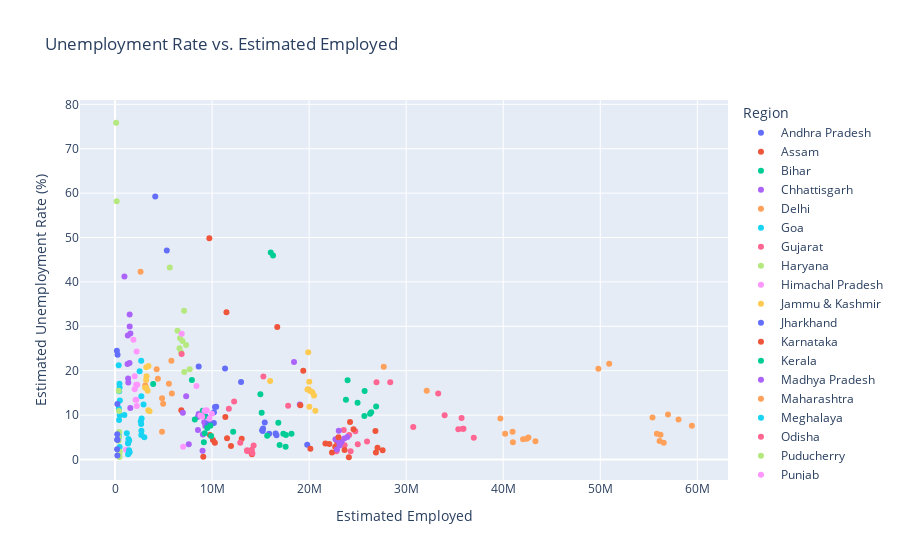

Notebook source saved alongside this figure:
### Markdown cell above
## Scatter Plot for Unemployment Rate vs. Estimated Employed

### Code cell
scatter_plot = px.scatter(df1, x='Estimated Employed', y='Estimated Unemployment Rate (%)',
                          color='Region', title='Unemployment Rate vs. Estimated Employed', template='plotly')
scatter_plot.show()

### Figure 1 — Plotly figure (JSON) as saved in the notebook; plotly's stock layout.template omitted (floating-point values rounded to 4 significant figures)
{"data": [{"hovertemplate": "Region=Andhra Pradesh<br>Estimated Employed=%{x}<br>Estimated Unemployment Rate (%)=%{y}<extra></extra>", "legendgroup": "Andhra Pradesh", "marker": {"color": "#636efa", "symbol": "circle"}, "mode": "markers", "name": "Andhra Pradesh", "orientation": "v", "showlegend": true, "type": "scatter", "x": [16635535, 16545652, 15881197, 11336911, 12988845, 19805400, 15431615, 15251776, 15220312, 15157557], "xaxis": "x", "y": [5.48, 5.83, 5.79, 20.51, 17.43, 3.31, 8.34, 6.96, 6.4, 6.59], "yaxis": "y"}, {"hovertemplate": "Region=Assam<br>Estimated Employed=%{x}<br>Estimated Unemployment Rate (%)=%{y}<extra></extra>", "legendgroup": "Assam", "marker": {"color": "#EF553B", "symbol": "circle"}, "mode": "markers", "name": "Assam", "orientation": "v", "showlegend": true, "type": "scatter", "x": [13051904, 10088268, 11542888, 6830817, 11367897, 9095944, 10286757, 9781310, 14107641, 11949329], "xaxis": "x", "y": [4.66, 4.41, 4.77, 11.06, 9.55, 0.6, 3.77, 5.53, 1.19, 3.02], "yaxis": "y"}, {"hovertemplate": "Region=Bihar<br>Estimated Employed=%{x}<br>Estimated Unemployment Rate (%)=%{y}<extra></extra>", "legendgroup": "Bihar", "marker": {"color": "#00cc96", "symbol": "circle"}, "mode": "markers", "name": "Bihar", "orientation": "v", "showlegend": true, "type": "scatter", "x": [26397671, 26281655, 25717519, 16046236, 16280203, 23963933, 24989370, 23795534, 26902907, 25693252], "xaxis": "x", "y": [10.61, 10.29, 15.43, 46.64, 45.96, 17.82, 12.79, 13.44, 11.91, 9.82], "yaxis": "y"}, {"hovertemplate": "Region=Chhattisgarh<br>Estimated Employed=%{x}<br>Estimated Unemployment Rate (%)=%{y}<extra></extra>", "legendgroup": "Chhattisgarh", "marker": {"color": "#ab63fa", "symbol": "circle"}, "mode": "markers", "name": "Chhattisgarh", "orientation": "v", "showlegend": true, "type": "scatter", "x": [8552172, 9195114, 9302317, 7600448, 6991217, 7332807, 8620294, 9050422, 9021854, 8546847], "xaxis": "x", "y": [9.65, 8.38, 7.54, 3.41, 10.5, 14.23, 10.27, 5.63, 1.96, 6.62], "yaxis": "y"}, {"hovertemplate": "Region=Delhi<br>Estimated Employed=%{x}<br>Estimated Unemployment Rate (%)=%{y}<extra></extra>", "legendgroup": "Delhi", "marker": {"color": "#FFA15A", "symbol": "circle"}, "mode": "markers", "name": "Delhi", "orientation": "v", "showlegend": true, "type": "scatter", "x": [5805284, 5856307, 5553805, 3119274, 2632404, 4418914, 4291053, 4850107, 4958373, 4842698], "xaxis": "x", "y": [22.23, 14.84, 17.04, 16.68, 42.27, 18.19, 20.3, 13.79, 12.53, 6.27], "yaxis": "y"}, {"hovertemplate": "Region=Goa<br>Estimated Employed=%{x}<br>Estimated Unemployment Rate (%)=%{y}<extra></extra>", "legendgroup": "Goa", "marker": {"color": "#19d3f3", "symbol": "circle"}, "mode": "markers", "name": "Goa", "orientation": "v", "showlegend": true, "type": "scatter", "x": [416750, 478068, 411761, 500614, 378244, 489111, 458876, 473016, 425004, 392304], "xaxis": "x", "y": [8.89, 2.81, 5.25, 13.31, 21.25, 9.96, 17.07, 16.21, 15.38, 11.54], "yaxis": "y"}, {"hovertemplate": "Region=Gujarat<br>Estimated Employed=%{x}<br>Estimated Unemployment Rate (%)=%{y}<extra></extra>", "legendgroup": "Gujarat", "marker": {"color": "#FF6692", "symbol": "circle"}, "mode": "markers", "name": "Gujarat", "orientation": "v", "showlegend": true, "type": "scatter", "x": [24126346, 24757795, 23566641, 15288878, 17836936, 23657055, 24276120, 22817232, 25010199, 25970259], "xaxis": "x", "y": [5.54, 6.38, 6.66, 18.71, 12.11, 3.2, 1.84, 1.87, 3.42, 4.03], "yaxis": "y"}, {"hovertemplate": "Region=Haryana<br>Estimated Employed=%{x}<br>Estimated Unemployment Rate (%)=%{y}<extra></extra>", "legendgroup": "Haryana", "marker": {"color": "#B6E880", "symbol": "circle"}, "mode": "markers", "name": "Haryana", "orientation": "v", "showlegend": true, "type": "scatter", "x": [7693231, 7322942, 6641555, 5647630, 6437868, 6951934, 6800652, 7113788, 7132439, 6698551], "xaxis": "x", "y": [20.34, 25.77, 25.05, 43.22, 29.02, 26.7, 24.18, 33.5, 19.68, 27.31], "yaxis": "y"}, {"hovertemplate": "Region=Himachal Pradesh<br>Estimated Employed=%{x}<br>Estimated Unemployment Rate (%)=%{y}<extra></extra>", "legendgroup": "Himachal Pradesh", "marker": {"color": "#FF97FF", "symbol": "circle"}, "mode": "markers", "name": "Himachal Pradesh", "orientation": "v", "showlegend": true, "type": "scatter", "x": [2287632, 2180268, 2021858, 1131128, 1897639, 2199683, 2229456, 2029740, 2237480, 2123965], "xaxis": "x", "y": [16.83, 16.84, 18.76, 2.2, 26.95, 13.47, 24.31, 15.79, 12.04, 13.46], "yaxis": "y"}, {"hovertemplate": "Region=Jammu & Kashmir<br>Estimated Employed=%{x}<br>Estimated Unemployment Rate (%)=%{y}<extra></extra>", "legendgroup": "Jammu & Kashmir", "marker": {"color": "#FECB52", "symbol": "circle"}, "mode": "markers", "name": "Jammu & Kashmir", "orientation": "v", "showlegend": true, "type": "scatter", "x": [3453025, 3223513, 3359107, 3246493, 3202336, 3558889, 3429950, 3210281, 3106691], "xaxis": "x", "y": [21.08, 20.78, 15.5, 18.74, 17.92, 10.88, 11.09, 16.17, 16.14], "yaxis": "y"}, {"hovertemplate": "Region=Jharkhand<br>Estimated Employed=%{x}<br>Estimated Unemployment Rate (%)=%{y}<extra></extra>", "legendgroup": "Jharkhand", "marker": {"color": "#636efa", "symbol": "circle"}, "mode": "markers", "name": "Jharkhand", "orientation": "v", "showlegend": true, "type": "scatter", "x": [10198029, 10425425, 9638115, 5335262, 4145385, 8622722, 9521900, 9331640, 10185670, 10302276], "xaxis": "x", "y": [10.61, 11.85, 8.23, 47.09, 59.23, 20.95, 7.63, 9.76, 8.24, 11.8], "yaxis": "y"}, {"hovertemplate": "Region=Karnataka<br>Estimated Employed=%{x}<br>Estimated Unemployment Rate (%)=%{y}<extra></extra>", "legendgroup": "Karnataka", "marker": {"color": "#EF553B", "symbol": "circle"}, "mode": "markers", "name": "Karnataka", "orientation": "v", "showlegend": true, "type": "scatter", "x": [22688028, 21677719, 22079653, 16718395, 19397853, 24215057, 22885616, 24094289, 20127176, 22356390], "xaxis": "x", "y": [2.86, 3.61, 3.46, 29.84, 19.97, 8.44, 4.01, 0.5, 2.41, 1.58], "yaxis": "y"}, {"hovertemplate": "Region=Kerala<br>Estimated Employed=%{x}<br>Estimated Unemployment Rate (%)=%{y}<extra></extra>", "legendgroup": "Kerala", "marker": {"color": "#00cc96", "symbol": "circle"}, "mode": "markers", "name": "Kerala", "orientation": "v", "showlegend": true, "type": "scatter", "x": [9904534, 9828023, 8221728, 3933276, 7921962, 9228268, 9504420, 9031944, 9240913, 9152881], "xaxis": "x", "y": [5.31, 7.6, 8.99, 16.99, 17.88, 9.71, 7.09, 10.98, 5.91, 3.88], "yaxis": "y"}, {"hovertemplate": "Region=Madhya Pradesh<br>Estimated Employed=%{x}<br>Estimated Unemployment Rate (%)=%{y}<extra></extra>", "legendgroup": "Madhya Pradesh", "marker": {"color": "#ab63fa", "symbol": "circle"}, "mode": "markers", "name": "Madhya Pradesh", "orientation": "v", "showlegend": true, "type": "scatter", "x": [23018632, 22711479, 22867164, 19041832, 18443927, 23054646, 23940158, 23619011, 23341952, 23144552], "xaxis": "x", "y": [4.11, 4.57, 2.22, 12.36, 21.98, 6.48, 5.08, 4.7, 3.91, 3.13], "yaxis": "y"}, {"hovertemplate": "Region=Maharashtra<br>Estimated Employed=%{x}<br>Estimated Unemployment Rate (%)=%{y}<extra></extra>", "legendgroup": "Maharashtra", "marker": {"color": "#FFA15A", "symbol": "circle"}, "mode": "markers", "name": "Maharashtra", "orientation": "v", "showlegend": true, "type": "scatter", "x": [42596868, 42416317, 40196806, 27689253, 32116847, 39708538, 40998545, 40963616, 42042911, 43317881], "xaxis": "x", "y": [4.95, 4.69, 5.79, 20.9, 15.46, 9.23, 3.89, 6.23, 4.55, 4.1], "yaxis": "y"}, {"hovertemplate": "Region=Meghalaya<br>Estimated Employed=%{x}<br>Estimated Unemployment Rate (%)=%{y}<extra></extra>", "legendgroup": "Meghalaya", "marker": {"color": "#19d3f3", "symbol": "circle"}, "mode": "markers", "name": "Meghalaya", "orientation": "v", "showlegend": true, "type": "scatter", "x": [1491093, 1346829, 1482351, 965057, 1215064, 1350794, 1448106, 1357643, 1459726, 1381490], "xaxis": "x", "y": [1.66, 3.59, 1.58, 10.03, 5.92, 1.15, 2.1, 3.74, 4.29, 4.6], "yaxis": "y"}, {"hovertemplate": "Region=Odisha<br>Estimated Employed=%{x}<br>Estimated Unemployment Rate (%)=%{y}<extra></extra>", "legendgroup": "Odisha", "marker": {"color": "#FF6692", "symbol": "circle"}, "mode": "markers", "name": "Odisha", "orientation": "v", "showlegend": true, "type": "scatter", "x": [13743448, 14280735, 12272109, 6865693, 11730937, 12903993, 13614400, 14154039, 13608422, 14094553], "xaxis": "x", "y": [1.9, 3.12, 13.08, 23.76, 11.41, 3.77, 1.88, 1.42, 2.1, 2.18], "yaxis": "y"}, {"hovertemplate": "Region=Puducherry<br>Estimated Employed=%{x}<br>Estimated Unemployment Rate (%)=%{y}<extra></extra>", "legendgroup": "Puducherry", "marker": {"color": "#B6E880", "symbol": "circle"}, "mode": "markers", "name": "Puducherry", "orientation": "v", "showlegend": true, "type": "scatter", "x": [457950, 493961, 421028, 117542, 172308, 367135, 386563, 396006, 411717, 428419], "xaxis": "x", "y": [0.58, 1.76, 1.2, 75.85, 58.19, 4.24, 15.47, 5.05, 10.9, 6.18], "yaxis": "y"}, {"hovertemplate": "Region=Punjab<br>Estimated Employed=%{x}<br>Estimated Unemployment Rate (%)=%{y}<extra></extra>", "legendgroup": "Punjab", "marker": {"color": "#FF97FF", "symbol": "circle"}, "mode": "markers", "name": "Punjab", "orientation": "v", "showlegend": true, "type": "scatter", "x": [9442093, 9229047, 9975485, 7020565, 6872938, 8390766, 9732417, 9386169, 8980432, 8800430], "xaxis": "x", "y": [11.11, 10.97, 10.32, 2.86, 28.33, 16.55, 9.19, 10.99, 9.61, 9.88], "yaxis": "y"}, {"hovertemplate": "Region=Rajasthan<br>Estimated Employed=%{x}<br>Estimated Unemployment Rate (%)=%{y}<extra></extra>", "legendgroup": "Rajasthan", "marker": {"color": "#FECB52", "symbol": "circle"}, "mode": "markers", "name": "Rajasthan", "orientation": "v", "showlegend": true, "type": "scatter", "x": [20641716, 20328915, 20024680, 15984142, 19826602, 20506612, 19932393, 20014060, 20149594, 19908808], "xaxis": "x", "y": [10.97, 15.16, 11.9, 17.7, 15.74, 14.39, 15.81, 17.51, 15.35, 24.15], "yaxis": "y"}, {"hovertemplate": "Region=Sikkim<br>Estimated Employed=%{x}<br>Estimated Unemployment Rate (%)=%{y}<extra></extra>", "legendgroup": "Sikkim", "marker": {"color": "#636efa", "symbol": "circle"}, "mode": "markers", "name": "Sikkim", "orientation": "v", "showlegend": true, "type": "scatter", "x": [262895, 215303, 193427, 221058, 265175, 244462, 231798, 242068], "xaxis": "x", "y": [23.57, 2.28, 24.51, 4.46, 4.45, 12.49, 5.7, 0.88], "yaxis": "y"}, {"hovertemplate": "Region=Tamil Nadu<br>Estimated Employed=%{x}<br>Estimated Unemployment Rate (%)=%{y}<extra></extra>", "legendgroup": "Tamil Nadu", "marker": {"color": "#EF553B", "symbol": "circle"}, "mode": "markers", "name": "Tamil Nadu", "orientation": "v", "showlegend": true, "type": "scatter", "x": [26881641, 27570589, 26830768, 9719167, 11483256, 19096847, 24572827, 27046415, 23025845, 23651626], "xaxis": "x", "y": [1.57, 2.09, 6.4, 49.83, 33.16, 12.2, 6.81, 2.65, 5, 2.16], "yaxis": "y"}, {"hovertemplate": "Region=Telangana<br>Estimated Employed=%{x}<br>Estimated Unemployment Rate (%)=%{y}<extra></extra>", "legendgroup": "Telangana", "marker": {"color": "#00cc96", "symbol": "circle"}, "mode": "markers", "name": "Telangana", "orientation": "v", "showlegend": true, "type": "scatter", "x": [17609295, 16825970, 17341613, 12172230, 14977774, 15108910, 15679417, 18185429, 16961448, 17578739], "xaxis": "x", "y": [5.49, 8.29, 5.77, 6.25, 14.7, 10.55, 5.36, 5.79, 3.27, 2.86], "yaxis": "y"}, {"hovertemplate": "Region=Tripura<br>Estimated Employed=%{x}<br>Estimated Unemployment Rate (%)=%{y}<extra></extra>", "legendgroup": "Tripura", "marker": {"color": "#ab63fa", "symbol": "circle"}, "mode": "markers", "name": "Tripura", "orientation": "v", "showlegend": true, "type": "scatter", "x": [1508130, 1584686, 1511217, 971514, 1290986, 1494140, 1348849, 1318621, 1368244, 1576529], "xaxis": "x", "y": [32.67, 28.4, 29.95, 41.23, 21.51, 21.71, 18.24, 27.92, 17.35, 11.57], "yaxis": "y"}, {"hovertemplate": "Region=Uttar Pradesh<br>Estimated Employed=%{x}<br>Estimated Unemployment Rate (%)=%{y}<extra></extra>", "legendgroup": "Uttar Pradesh", "marker": {"color": "#FFA15A", "symbol": "circle"}, "mode": "markers", "name": "Uttar Pradesh", "orientation": "v", "showlegend": true, "type": "scatter", "x": [59433759, 58060531, 56976338, 50915056, 49801902, 55380649, 56201654, 55831744, 56106836, 56539521], "xaxis": "x", "y": [7.58, 8.98, 10.11, 21.54, 20.41, 9.47, 5.56, 5.79, 4.18, 3.75], "yaxis": "y"}, {"hovertemplate": "Region=Uttarakhand<br>Estimated Employed=%{x}<br>Estimated Unemployment Rate (%)=%{y}<extra></extra>", "legendgroup": "Uttarakhand", "marker": {"color": "#19d3f3", "symbol": "circle"}, "mode": "markers", "name": "Uttarakhand", "orientation": "v", "showlegend": true, "type": "scatter", "x": [2711639, 3020931, 2539302, 2720115, 2694072, 2656071, 2938552, 2717528, 2695230, 2739309], "xaxis": "x", "y": [5.49, 4.99, 19.85, 6.48, 8.01, 8.61, 12.38, 14.26, 22.26, 9.23], "yaxis": "y"}, {"hovertemplate": "Region=West Bengal<br>Estimated Employed=%{x}<br>Estimated Unemployment Rate (%)=%{y}<extra></extra>", "legendgroup": "West Bengal", "marker": {"color": "#FF6692", "symbol": "circle"}, "mode": "markers", "name": "West Bengal", "orientation": "v", "showlegend": true, "type": "scatter", "x": [35820789, 36964178, 35903917, 26938836, 28356675, 30726310, 35372506, 33298644, 35707239, 33962549], "xaxis": "x", "y": [6.94, 4.92, 6.92, 17.41, 17.41, 7.29, 6.83, 14.87, 9.35, 9.98], "yaxis": "y"}], "layout": {"legend": {"title": {"text": "Region"}, "tracegroupgap": 0}, "title": {"text": "Unemployment Rate vs. Estimated Employed"}, "xaxis": {"anchor": "y", "domain": [0, 1], "title": {"text": "Estimated Employed"}}, "yaxis": {"anchor": "x", "domain": [0, 1], "title": {"text": "Estimated Unemployment Rate (%)"}}}}
